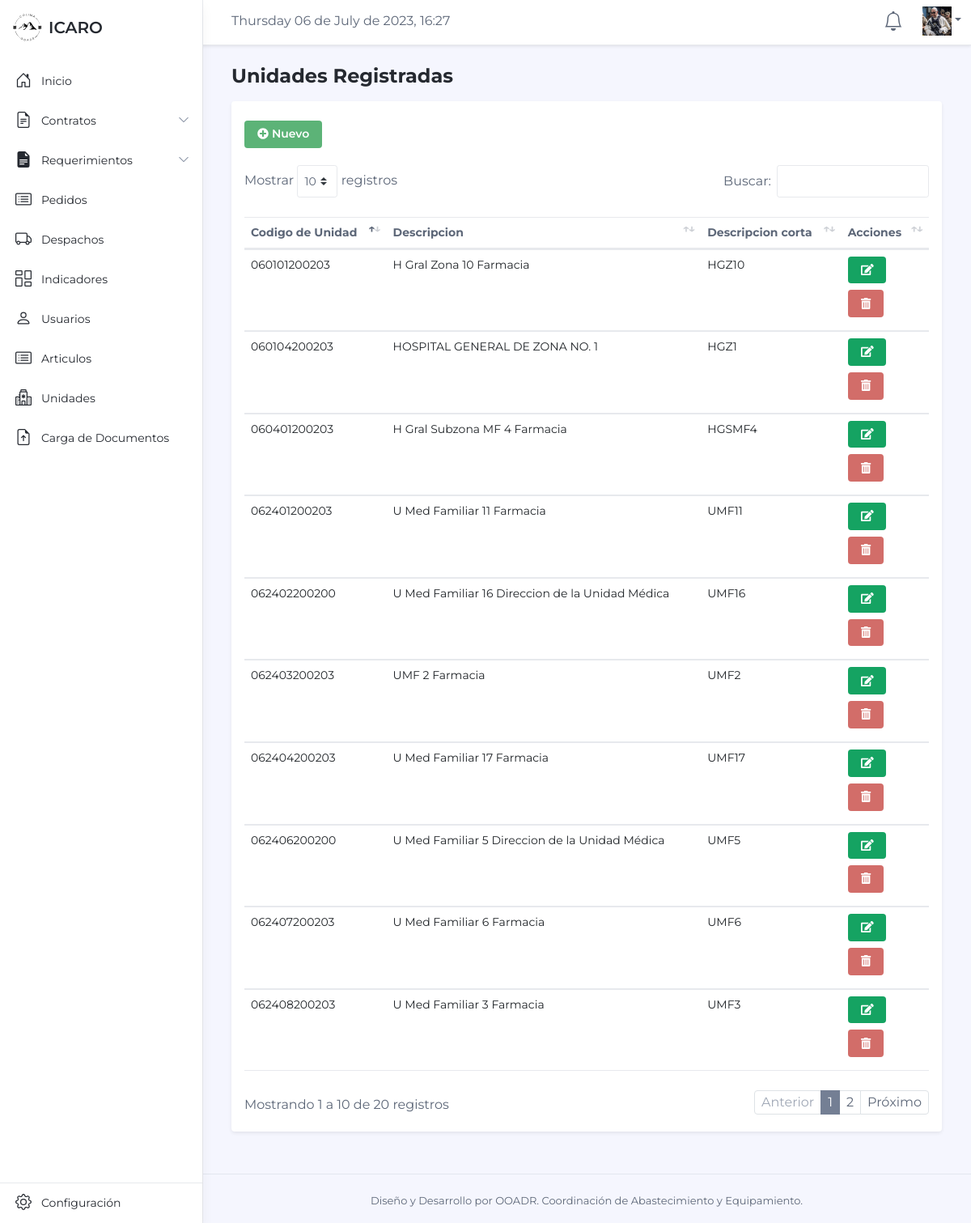
/Unidades/Unidad (signed in), run on the app's committed database.
### tables this page shows
CREATE TABLE `unidades` (
  `id` int(12) NOT NULL,
  `clave` varchar(15) NOT NULL,
  `nombre` varchar(200) NOT NULL,
  `abreviacion` varchar(50) NOT NULL
);

### Libraries/Core/Views.php (called while the page is built)
<?php
class Views{
    function getView($controller, $view, $alert="", $data1 = "", $data2 = "", $data3 = "", $data4 = "", $data5 = "", $data6 = "", $data7 = "", $data8 = "", $data9 = "", $data10 = "")
    {
        $controller = get_class($controller);
        if ($controller == "Login") {
            $view = 'Views/'.$view.'.php';
        }else{
            $view = 'Views/' . $controller . '/' . $view . '.php';
        }
        require_once($view);
    }
}
?>

### Controller/Unidades.php (called while the page is built, shortened)
<?php
class Unidades extends Controllers
{
    public function Unidad()
    {
        $data1 = $this->model->SelectUnidades();
        $this->views->getView($this, "Unidad", "", $data1);
    }
}
?>

### index.php (called while the page is built, shortened)
<?php
require_once('Helpers/Helpers.php');
require_once('Libraries/Core/Load.php');
?>

### Helpers/Helpers.php (called while the page is built, shortened)
<?php
function base_url()
{
    return BASE_URL;
}
function encabezado($data="")
{
    $VistaH = 'Views/Template/header.php';
    require_once($VistaH);
}
function notificaciones() {
    $servername = HOST;
    $username = DB_USER;
    $password = PASS;
    $dbname = BD;
    try {
        $conn = new PDO("mysql:host=$servername;dbname=$dbname", $username, $password);
        $conn->setAttribute(PDO::ATTR_ERRMODE, PDO::ERRMODE_EXCEPTION);
        $sql = "SELECT * FROM detalle_cont INNER JOIN validar_cont ON validar_cont.id_contrato = detalle_cont.contrato INNER JOIN usuarios ON detalle_cont.id_responde = usuarios.id";
        $querry = $conn->prepare($sql);
        $querry->execute();
        $data1 = $querry->fetchAll(PDO::FETCH_ASSOC);
        $i = 0;
    } catch (PDOException $e) {
       echo "Error de conexión: " . $e->getMessage();
    }
    $dato = $i;
    return $dato;
}
?>

### Libraries/Core/Mysql.php (called while the page is built, shortened)
<?php
class Mysql extends Conexion{
    private $conexion;
    function __construct()
    {
        $this->conexion = new Conexion();
        $this->conexion = $this->conexion->conect();
    }
    public function select_all(string $query){
        $this->strquery = $query;
        $result = $this->conexion->prepare($this->strquery);
        $result->execute();
        $data = $result->fetchall(PDO::FETCH_ASSOC);
        return $data;
    }
}
?>

### Libraries/Core/Conexion.php (called while the page is built)
<?php
class Conexion{
    private $conect;
    public function __construct()
    {
      $conexion = 'mysql:host='.HOST.';dbname='.BD.';.CHARSET.';
      try {
          $this->conect = new PDO($conexion, DB_USER, PASS);
          $this->conect->setAttribute(PDO::ATTR_ERRMODE, PDO::ERRMODE_EXCEPTION);
      } catch (PDOException $e) {
          $this->conect = "Error en la conexion";
          echo "Error: " . $e->getMessage();
      }
    }
    public function conect()
    {
        return $this->conect;
    }
}
?>

### Models/UnidadesModel.php (called while the page is built, shortened)
<?php
class UnidadesModel extends Mysql
{
    public function SelectUnidades(){
        $sql = "SELECT * FROM unidades";
        $res = $this->select_all($sql);
        return $res;
    }
}
?>

### Views/Unidades/Unidad.php (the view, shortened to what this page needs)
<?php if($_SESSION['rol'] == 7){ ?>
    <?php encabezado() ?>
    <div class="app-wrapper">
        <div class="app-content pt-3 p-lg-4">
            <div class="container-xl">
                <div class="position-relative mb-3">
                    <div class="row g-3 justify-content-between">
                        <div class="col-auto">
                            <h1 class="app-page-title mb-0">Unidades Registradas</h1>
                        </div>
                    </div>
                </div>
                <div class="tab-content" id="orders-table-tab-content">
                    <div class="tab-pane fade show active" id="orders-all" role="tabpanel" aria-labelledby="orders-all-tab">
                        <div class="app-card app-card-orders-table shadow-sm mb-4">
                            <div class="app-card-body p-3">
                                <div class="row">
                                    <div class="col-lg-8 mb-2 py-2">
                                        <button class="btn btn-success" type="button" data-toggle="modal" data-target="#modal1"><i class="fas fa-plus-circle"></i> Nuevo</button>
                                    </div>
                                    <div class="col-lg-4">
                                    </div>
                                </div>
                                <div class="table-responsive">
                                    <table class="table app-table-hover mb-0 text-left" id="Table">
    							        <thead>
                                            <tr>
                                                <th class="cell" >Codigo de Unidad</th>
                                                <th class="cell" >Descripcion</th>
                                                <th class="cell" >Descripcion corta</th>
                                                <th class="cell" >Acciones</th>
                                            </tr>
                                        </thead>
                                        <tbody>
                                        <?php foreach ($data1 as $us) { ?>
                                             <tr>
                                                    <td><?php echo $us['clave']; ?></td>
                                                    <td><?php echo $us['nombre']; ?></td>
                                                    <td><?php echo $us['abreviacion']; ?></td>
                                                    <td>
                                                        <a title="Editar" href="<?php echo base_url() ?>Unidades/Unidades_Editar?id=<?php echo $us['id']; ?>" class="btn btn-primary mb-2"><i class="fas fa-edit"></i></a>
                                                        <form id="formulario2" action="<?php echo base_url() ?>Unidades/eliminarper?id=<?php echo $us['id']; ?>" method="post" class="d-inline elimper">
                                                            <button title="Eliminar" type="submit" class="btn btn-danger mb-2"><i class="fas fa-trash-alt"></i></button>
                                                        </form>
                                                    </td>
                                                </tr>
                                             <?php } ?>
                                        </tbody>
                                    </table>
                                </div>
                            </div>
                        </div>
                    </div>
                </div>
            </div>
        </div>
    </div>
<?php }  else { ?>
  <?php permisos() ?>
<?php } ?>

### Assets/css/carga.css (style rules this page uses)
*,*:after, *:before { margin: 0; padding: 0; -webkit-box-sizing: border-box; -moz-box-sizing: border-box; box-sizing: border-box; }

### data on the page
unidades: clave "062402200200", nombre "U Med Familiar 16 Direccion de la Unidad Médica", abreviacion "UMF16"
unidades: clave "062404200203", nombre "U Med Familiar 17 Farmacia", abreviacion "UMF17"
unidades: clave "062406200200", nombre "U Med Familiar 5 Direccion de la Unidad Médica", abreviacion "UMF5"
unidades: clave "062403200203", nombre "UMF 2 Farmacia", abreviacion "UMF2"
unidades: clave "062401200203", nombre "U Med Familiar 11 Farmacia", abreviacion "UMF11"
unidades: clave "062407200203", nombre "U Med Familiar 6 Farmacia", abreviacion "UMF6"
unidades: clave "062408200203", nombre "U Med Familiar 3 Farmacia", abreviacion "UMF3"
unidades: clave "060104200203", nombre "HOSPITAL GENERAL DE ZONA NO. 1", abreviacion "HGZ1"
unidades: clave "060401200203", nombre "H Gral Subzona MF 4 Farmacia", abreviacion "HGSMF4"
unidades: clave "060101200203", nombre "H Gral Zona 10 Farmacia", abreviacion "HGZ10"

### other printed values
utf8_encode(strftime('%A %d de %B de %Y, %H:%M')) "Thursday 06 de July de 2023, 16:27"
